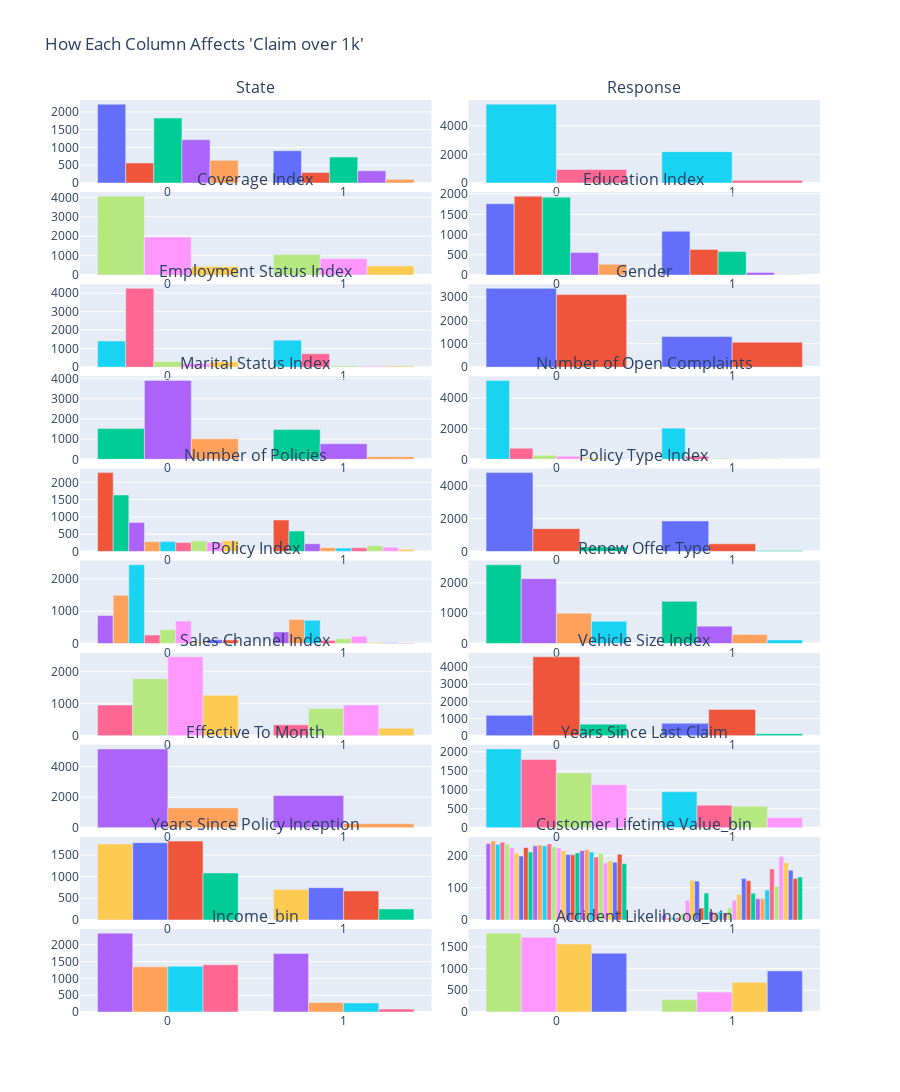

The code cell stored with this chart in its notebook:
### Code cell
df_balance_process = balance_with_ratio(df_process, ratio) # note that this data has not been splitted like above to create df_train_from_train_dataset, df_test_from_train_dataset
relation_to_claim_over_1k(df_balance_process)

### Figure 1 — Plotly figure (JSON) as saved in the notebook; plotly's stock layout.template omitted (floating-point values rounded to 4 significant figures)
{"data": [{"name": "0", "type": "bar", "x": [0, 1], "xaxis": "x", "y": [2217, 906], "yaxis": "y"}, {"name": "1", "type": "bar", "x": [0, 1], "xaxis": "x", "y": [560, 293], "yaxis": "y"}, {"name": "2", "type": "bar", "x": [0, 1], "xaxis": "x", "y": [1827, 730], "yaxis": "y"}, {"name": "3", "type": "bar", "x": [0, 1], "xaxis": "x", "y": [1217, 344], "yaxis": "y"}, {"name": "4", "type": "bar", "x": [0, 1], "xaxis": "x", "y": [637, 102], "yaxis": "y"}, {"name": "0", "type": "bar", "x": [0, 1], "xaxis": "x2", "y": [5511, 2190], "yaxis": "y2"}, {"name": "1", "type": "bar", "x": [0, 1], "xaxis": "x2", "y": [947, 185], "yaxis": "y2"}, {"name": "0", "type": "bar", "x": [0, 1], "xaxis": "x3", "y": [4060, 1058], "yaxis": "y3"}, {"name": "1", "type": "bar", "x": [0, 1], "xaxis": "x3", "y": [1961, 847], "yaxis": "y3"}, {"name": "2", "type": "bar", "x": [0, 1], "xaxis": "x3", "y": [437, 470], "yaxis": "y3"}, {"name": "0", "type": "bar", "x": [0, 1], "xaxis": "x4", "y": [1763, 1086], "yaxis": "y4"}, {"name": "1", "type": "bar", "x": [0, 1], "xaxis": "x4", "y": [1947, 634], "yaxis": "y4"}, {"name": "2", "type": "bar", "x": [0, 1], "xaxis": "x4", "y": [1923, 580], "yaxis": "y4"}, {"name": "3", "type": "bar", "x": [0, 1], "xaxis": "x4", "y": [559, 67], "yaxis": "y4"}, {"name": "4", "type": "bar", "x": [0, 1], "xaxis": "x4", "y": [266, 8], "yaxis": "y4"}, {"name": "0", "type": "bar", "x": [0, 1], "xaxis": "x5", "y": [1410, 1460], "yaxis": "y5"}, {"name": "1", "type": "bar", "x": [0, 1], "xaxis": "x5", "y": [4255, 726], "yaxis": "y5"}, {"name": "2", "type": "bar", "x": [0, 1], "xaxis": "x5", "y": [297, 71], "yaxis": "y5"}, {"name": "3", "type": "bar", "x": [0, 1], "xaxis": "x5", "y": [205, 58], "yaxis": "y5"}, {"name": "4", "type": "bar", "x": [0, 1], "xaxis": "x5", "y": [291, 60], "yaxis": "y5"}, {"name": "0", "type": "bar", "x": [0, 1], "xaxis": "x6", "y": [3362, 1307], "yaxis": "y6"}, {"name": "1", "type": "bar", "x": [0, 1], "xaxis": "x6", "y": [3096, 1068], "yaxis": "y6"}, {"name": "0", "type": "bar", "x": [0, 1], "xaxis": "x7", "y": [1530, 1473], "yaxis": "y7"}, {"name": "1", "type": "bar", "x": [0, 1], "xaxis": "x7", "y": [3908, 771], "yaxis": "y7"}, {"name": "2", "type": "bar", "x": [0, 1], "xaxis": "x7", "y": [1020, 131], "yaxis": "y7"}, {"name": "0", "type": "bar", "x": [0, 1], "xaxis": "x8", "y": [5132, 2031], "yaxis": "y8"}, {"name": "1", "type": "bar", "x": [0, 1], "xaxis": "x8", "y": [721, 196], "yaxis": "y8"}, {"name": "2", "type": "bar", "x": [0, 1], "xaxis": "x8", "y": [266, 66], "yaxis": "y8"}, {"name": "3", "type": "bar", "x": [0, 1], "xaxis": "x8", "y": [205, 35], "yaxis": "y8"}, {"name": "4", "type": "bar", "x": [0, 1], "xaxis": "x8", "y": [94, 40], "yaxis": "y8"}, {"name": "5", "type": "bar", "x": [0, 1], "xaxis": "x8", "y": [40, 7], "yaxis": "y8"}, {"name": "1", "type": "bar", "x": [0, 1], "xaxis": "x9", "y": [2281, 909], "yaxis": "y9"}, {"name": "2", "type": "bar", "x": [0, 1], "xaxis": "x9", "y": [1632, 590], "yaxis": "y9"}, {"name": "3", "type": "bar", "x": [0, 1], "xaxis": "x9", "y": [839, 224], "yaxis": "y9"}, {"name": "4", "type": "bar", "x": [0, 1], "xaxis": "x9", "y": [284, 108], "yaxis": "y9"}, {"name": "5", "type": "bar", "x": [0, 1], "xaxis": "x9", "y": [285, 98], "yaxis": "y9"}, {"name": "6", "type": "bar", "x": [0, 1], "xaxis": "x9", "y": [260, 105], "yaxis": "y9"}, {"name": "7", "type": "bar", "x": [0, 1], "xaxis": "x9", "y": [299, 163], "yaxis": "y9"}, {"name": "8", "type": "bar", "x": [0, 1], "xaxis": "x9", "y": [269, 124], "yaxis": "y9"}, {"name": "9", "type": "bar", "x": [0, 1], "xaxis": "x9", "y": [309, 54], "yaxis": "y9"}, {"name": "0", "type": "bar", "x": [0, 1], "xaxis": "x10", "y": [4797, 1854], "yaxis": "y10"}, {"name": "1", "type": "bar", "x": [0, 1], "xaxis": "x10", "y": [1386, 465], "yaxis": "y10"}, {"name": "2", "type": "bar", "x": [0, 1], "xaxis": "x10", "y": [275, 56], "yaxis": "y10"}, {"name": "0", "type": "bar", "x": [0, 1], "xaxis": "x11", "y": [866, 361], "yaxis": "y11"}, {"name": "1", "type": "bar", "x": [0, 1], "xaxis": "x11", "y": [1493, 746], "yaxis": "y11"}, {"name": "2", "type": "bar", "x": [0, 1], "xaxis": "x11", "y": [2438, 719], "yaxis": "y11"}, {"name": "3", "type": "bar", "x": [0, 1], "xaxis": "x11", "y": [265, 98], "yaxis": "y11"}, {"name": "4", "type": "bar", "x": [0, 1], "xaxis": "x11", "y": [424, 148], "yaxis": "y11"}, {"name": "5", "type": "bar", "x": [0, 1], "xaxis": "x11", "y": [697, 227], "yaxis": "y11"}, {"name": "6", "type": "bar", "x": [0, 1], "xaxis": "x11", "y": [47, 35], "yaxis": "y11"}, {"name": "7", "type": "bar", "x": [0, 1], "xaxis": "x11", "y": [117, 26], "yaxis": "y11"}, {"name": "8", "type": "bar", "x": [0, 1], "xaxis": "x11", "y": [111, 15], "yaxis": "y11"}, {"name": "1", "type": "bar", "x": [0, 1], "xaxis": "x12", "y": [2593, 1388], "yaxis": "y12"}, {"name": "2", "type": "bar", "x": [0, 1], "xaxis": "x12", "y": [2135, 573], "yaxis": "y12"}, {"name": "3", "type": "bar", "x": [0, 1], "xaxis": "x12", "y": [1000, 297], "yaxis": "y12"}, {"name": "4", "type": "bar", "x": [0, 1], "xaxis": "x12", "y": [730, 117], "yaxis": "y12"}, {"name": "0", "type": "bar", "x": [0, 1], "xaxis": "x13", "y": [956, 337], "yaxis": "y13"}, {"name": "1", "type": "bar", "x": [0, 1], "xaxis": "x13", "y": [1779, 846], "yaxis": "y13"}, {"name": "2", "type": "bar", "x": [0, 1], "xaxis": "x13", "y": [2463, 957], "yaxis": "y13"}, {"name": "3", "type": "bar", "x": [0, 1], "xaxis": "x13", "y": [1260, 235], "yaxis": "y13"}, {"name": "0", "type": "bar", "x": [0, 1], "xaxis": "x14", "y": [1188, 725], "yaxis": "y14"}, {"name": "1", "type": "bar", "x": [0, 1], "xaxis": "x14", "y": [4600, 1532], "yaxis": "y14"}, {"name": "2", "type": "bar", "x": [0, 1], "xaxis": "x14", "y": [670, 118], "yaxis": "y14"}, {"name": "0", "type": "bar", "x": [0, 1], "xaxis": "x15", "y": [5159, 2107], "yaxis": "y15"}, {"name": "1", "type": "bar", "x": [0, 1], "xaxis": "x15", "y": [1299, 268], "yaxis": "y15"}, {"name": "0", "type": "bar", "x": [0, 1], "xaxis": "x16", "y": [2078, 948], "yaxis": "y16"}, {"name": "1", "type": "bar", "x": [0, 1], "xaxis": "x16", "y": [1799, 595], "yaxis": "y16"}, {"name": "2", "type": "bar", "x": [0, 1], "xaxis": "x16", "y": [1446, 568], "yaxis": "y16"}, {"name": "3", "type": "bar", "x": [0, 1], "xaxis": "x16", "y": [1135, 264], "yaxis": "y16"}, {"name": "0", "type": "bar", "x": [0, 1], "xaxis": "x17", "y": [1757, 705], "yaxis": "y17"}, {"name": "1", "type": "bar", "x": [0, 1], "xaxis": "x17", "y": [1788, 746], "yaxis": "y17"}, {"name": "2", "type": "bar", "x": [0, 1], "xaxis": "x17", "y": [1826, 670], "yaxis": "y17"}, {"name": "3", "type": "bar", "x": [0, 1], "xaxis": "x17", "y": [1087, 254], "yaxis": "y17"}, {"name": "0", "type": "bar", "x": [0, 1], "xaxis": "x18", "y": [238, 15], "yaxis": "y18"}, {"name": "1", "type": "bar", "x": [0, 1], "xaxis": "x18", "y": [246, 7], "yaxis": "y18"}, {"name": "2", "type": "bar", "x": [0, 1], "xaxis": "x18", "y": [236, 7], "yaxis": "y18"}, {"name": "3", "type": "bar", "x": [0, 1], "xaxis": "x18", "y": [242, 7], "yaxis": "y18"}, {"name": "4", "type": "bar", "x": [0, 1], "xaxis": "x18", "y": [236, 20], "yaxis": "y18"}, {"name": "5", "type": "bar", "x": [0, 1], "xaxis": "x18", "y": [225, 61], "yaxis": "y18"}, {"name": "6", "type": "bar", "x": [0, 1], "xaxis": "x18", "y": [208, 124], "yaxis": "y18"}, {"name": "7", "type": "bar", "x": [0, 1], "xaxis": "x18", "y": [199, 121], "yaxis": "y18"}, {"name": "8", "type": "bar", "x": [0, 1], "xaxis": "x18", "y": [226, 37], "yaxis": "y18"}, {"name": "9", "type": "bar", "x": [0, 1], "xaxis": "x18", "y": [212, 84], "yaxis": "y18"}, {"name": "10", "type": "bar", "x": [0, 1], "xaxis": "x18", "y": [231, 26], "yaxis": "y18"}, {"name": "11", "type": "bar", "x": [0, 1], "xaxis": "x18", "y": [234, 23], "yaxis": "y18"}, {"name": "12", "type": "bar", "x": [0, 1], "xaxis": "x18", "y": [231, 27], "yaxis": "y18"}, {"name": "13", "type": "bar", "x": [0, 1], "xaxis": "x18", "y": [237, 22], "yaxis": "y18"}, {"name": "14", "type": "bar", "x": [0, 1], "xaxis": "x18", "y": [228, 37], "yaxis": "y18"}, {"name": "15", "type": "bar", "x": [0, 1], "xaxis": "x18", "y": [224, 61], "yaxis": "y18"}, {"name": "16", "type": "bar", "x": [0, 1], "xaxis": "x18", "y": [216, 80], "yaxis": "y18"}, {"name": "17", "type": "bar", "x": [0, 1], "xaxis": "x18", "y": [204, 129], "yaxis": "y18"}, {"name": "18", "type": "bar", "x": [0, 1], "xaxis": "x18", "y": [203, 122], "yaxis": "y18"}, {"name": "19", "type": "bar", "x": [0, 1], "xaxis": "x18", "y": [209, 83], "yaxis": "y18"}, {"name": "20", "type": "bar", "x": [0, 1], "xaxis": "x18", "y": [216, 66], "yaxis": "y18"}, {"name": "21", "type": "bar", "x": [0, 1], "xaxis": "x18", "y": [219, 66], "yaxis": "y18"}, {"name": "22", "type": "bar", "x": [0, 1], "xaxis": "x18", "y": [212, 93], "yaxis": "y18"}, {"name": "23", "type": "bar", "x": [0, 1], "xaxis": "x18", "y": [196, 159], "yaxis": "y18"}, {"name": "24", "type": "bar", "x": [0, 1], "xaxis": "x18", "y": [208, 105], "yaxis": "y18"}, {"name": "25", "type": "bar", "x": [0, 1], "xaxis": "x18", "y": [178, 197], "yaxis": "y18"}, {"name": "26", "type": "bar", "x": [0, 1], "xaxis": "x18", "y": [184, 178], "yaxis": "y18"}, {"name": "27", "type": "bar", "x": [0, 1], "xaxis": "x18", "y": [180, 155], "yaxis": "y18"}, {"name": "28", "type": "bar", "x": [0, 1], "xaxis": "x18", "y": [205, 129], "yaxis": "y18"}, {"name": "29", "type": "bar", "x": [0, 1], "xaxis": "x18", "y": [175, 134], "yaxis": "y18"}, {"name": "0", "type": "bar", "x": [0, 1], "xaxis": "x19", "y": [2346, 1740], "yaxis": "y19"}, {"name": "1", "type": "bar", "x": [0, 1], "xaxis": "x19", "y": [1345, 282], "yaxis": "y19"}, {"name": "2", "type": "bar", "x": [0, 1], "xaxis": "x19", "y": [1362, 267], "yaxis": "y19"}, {"name": "3", "type": "bar", "x": [0, 1], "xaxis": "x19", "y": [1405, 86], "yaxis": "y19"}, {"name": "0", "type": "bar", "x": [0, 1], "xaxis": "x20", "y": [1816, 284], "yaxis": "y20"}, {"name": "1", "type": "bar", "x": [0, 1], "xaxis": "x20", "y": [1723, 458], "yaxis": "y20"}, {"name": "2", "type": "bar", "x": [0, 1], "xaxis": "x20", "y": [1567, 686], "yaxis": "y20"}, {"name": "3", "type": "bar", "x": [0, 1], "xaxis": "x20", "y": [1352, 947], "yaxis": "y20"}], "layout": {"annotations": [{"font": {"size": 16}, "showarrow": false, "text": "State", "x": 0.2375, "xanchor": "center", "xref": "paper", "y": 1.0, "yanchor": "bottom", "yref": "paper"}, {"font": {"size": 16}, "showarrow": false, "text": "Response", "x": 0.7625, "xanchor": "center", "xref": "paper", "y": 1.0, "yanchor": "bottom", "yref": "paper"}, {"font": {"size": 16}, "showarrow": false, "text": "Coverage Index", "x": 0.2375, "xanchor": "center", "xref": "paper", "y": 0.899, "yanchor": "bottom", "yref": "paper"}, {"font": {"size": 16}, "showarrow": false, "text": "Education Index", "x": 0.7625, "xanchor": "center", "xref": "paper", "y": 0.899, "yanchor": "bottom", "yref": "paper"}, {"font": {"size": 16}, "showarrow": false, "text": "Employment Status Index", "x": 0.2375, "xanchor": "center", "xref": "paper", "y": 0.798, "yanchor": "bottom", "yref": "paper"}, {"font": {"size": 16}, "showarrow": false, "text": "Gender", "x": 0.7625, "xanchor": "center", "xref": "paper", "y": 0.798, "yanchor": "bottom", "yref": "paper"}, {"font": {"size": 16}, "showarrow": false, "text": "Marital Status Index", "x": 0.2375, "xanchor": "center", "xref": "paper", "y": 0.697, "yanchor": "bottom", "yref": "paper"}, {"font": {"size": 16}, "showarrow": false, "text": "Number of Open Complaints", "x": 0.7625, "xanchor": "center", "xref": "paper", "y": 0.697, "yanchor": "bottom", "yref": "paper"}, {"font": {"size": 16}, "showarrow": false, "text": "Number of Policies", "x": 0.2375, "xanchor": "center", "xref": "paper", "y": 0.596, "yanchor": "bottom", "yref": "paper"}, {"font": {"size": 16}, "showarrow": false, "text": "Policy Type Index", "x": 0.7625, "xanchor": "center", "xref": "paper", "y": 0.596, "yanchor": "bottom", "yref": "paper"}, {"font": {"size": 16}, "showarrow": false, "text": "Policy Index", "x": 0.2375, "xanchor": "center", "xref": "paper", "y": 0.495, "yanchor": "bottom", "yref": "paper"}, {"font": {"size": 16}, "showarrow": false, "text": "Renew Offer Type", "x": 0.7625, "xanchor": "center", "xref": "paper", "y": 0.495, "yanchor": "bottom", "yref": "paper"}, {"font": {"size": 16}, "showarrow": false, "text": "Sales Channel Index", "x": 0.2375, "xanchor": "center", "xref": "paper", "y": 0.394, "yanchor": "bottom", "yref": "paper"}, {"font": {"size": 16}, "showarrow": false, "text": "Vehicle Size Index", "x": 0.7625, "xanchor": "center", "xref": "paper", "y": 0.394, "yanchor": "bottom", "yref": "paper"}, {"font": {"size": 16}, "showarrow": false, "text": "Effective To Month", "x": 0.2375, "xanchor": "center", "xref": "paper", "y": 0.293, "yanchor": "bottom", "yref": "paper"}, {"font": {"size": 16}, "showarrow": false, "text": "Years Since Last Claim", "x": 0.7625, "xanchor": "center", "xref": "paper", "y": 0.293, "yanchor": "bottom", "yref": "paper"}, {"font": {"size": 16}, "showarrow": false, "text": "Years Since Policy Inception", "x": 0.2375, "xanchor": "center", "xref": "paper", "y": 0.192, "yanchor": "bottom", "yref": "paper"}, {"font": {"size": 16}, "showarrow": false, "text": "Customer Lifetime Value_bin", "x": 0.7625, "xanchor": "center", "xref": "paper", "y": 0.192, "yanchor": "bottom", "yref": "paper"}, {"font": {"size": 16}, "showarrow": false, "text": "Income_bin", "x": 0.2375, "xanchor": "center", "xref": "paper", "y": 0.091, "yanchor": "bottom", "yref": "paper"}, {"font": {"size": 16}, "showarrow": false, "text": "Accident Likelihood_bin", "x": 0.7625, "xanchor": "center", "xref": "paper", "y": 0.091, "yanchor": "bottom", "yref": "paper"}], "height": 3000, "showlegend": false, "title": {"text": "How Each Column Affects 'Claim over 1k'"}, "xaxis": {"anchor": "y", "domain": [0, 0.475]}, "xaxis10": {"anchor": "y10", "domain": [0.525, 1]}, "xaxis11": {"anchor": "y11", "domain": [0, 0.475]}, "xaxis12": {"anchor": "y12", "domain": [0.525, 1]}, "xaxis13": {"anchor": "y13", "domain": [0, 0.475]}, "xaxis14": {"anchor": "y14", "domain": [0.525, 1]}, "xaxis15": {"anchor": "y15", "domain": [0, 0.475]}, "xaxis16": {"anchor": "y16", "domain": [0.525, 1]}, "xaxis17": {"anchor": "y17", "domain": [0, 0.475]}, "xaxis18": {"anchor": "y18", "domain": [0.525, 1]}, "xaxis19": {"anchor": "y19", "domain": [0, 0.475]}, "xaxis2": {"anchor": "y2", "domain": [0.525, 1]}, "xaxis20": {"anchor": "y20", "domain": [0.525, 1]}, "xaxis3": {"anchor": "y3", "domain": [0, 0.475]}, "xaxis4": {"anchor": "y4", "domain": [0.525, 1]}, "xaxis5": {"anchor": "y5", "domain": [0, 0.475]}, "xaxis6": {"anchor": "y6", "domain": [0.525, 1]}, "xaxis7": {"anchor": "y7", "domain": [0, 0.475]}, "xaxis8": {"anchor": "y8", "domain": [0.525, 1]}, "xaxis9": {"anchor": "y9", "domain": [0, 0.475]}, "yaxis": {"anchor": "x", "domain": [0.909, 1.0]}, "yaxis10": {"anchor": "x10", "domain": [0.505, 0.596]}, "yaxis11": {"anchor": "x11", "domain": [0.404, 0.495]}, "yaxis12": {"anchor": "x12", "domain": [0.404, 0.495]}, "yaxis13": {"anchor": "x13", "domain": [0.303, 0.394]}, "yaxis14": {"anchor": "x14", "domain": [0.303, 0.394]}, "yaxis15": {"anchor": "x15", "domain": [0.202, 0.293]}, "yaxis16": {"anchor": "x16", "domain": [0.202, 0.293]}, "yaxis17": {"anchor": "x17", "domain": [0.101, 0.192]}, "yaxis18": {"anchor": "x18", "domain": [0.101, 0.192]}, "yaxis19": {"anchor": "x19", "domain": [0, 0.091]}, "yaxis2": {"anchor": "x2", "domain": [0.909, 1.0]}, "yaxis20": {"anchor": "x20", "domain": [0, 0.091]}, "yaxis3": {"anchor": "x3", "domain": [0.808, 0.899]}, "yaxis4": {"anchor": "x4", "domain": [0.808, 0.899]}, "yaxis5": {"anchor": "x5", "domain": [0.707, 0.798]}, "yaxis6": {"anchor": "x6", "domain": [0.707, 0.798]}, "yaxis7": {"anchor": "x7", "domain": [0.606, 0.697]}, "yaxis8": {"anchor": "x8", "domain": [0.606, 0.697]}, "yaxis9": {"anchor": "x9", "domain": [0.505, 0.596]}}}
